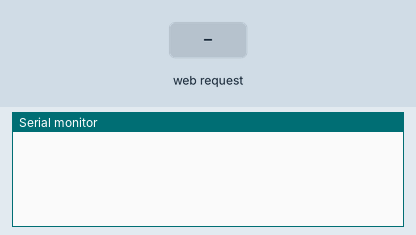
A sketch run on a simulated ESP32. Parts: the last lines printed to the serial monitor. The test bench sets the inputs (shaded band).

Above: at 1.2 s.
1.3 s: HTTP request GET /d1t1 received
At 2.5 s:
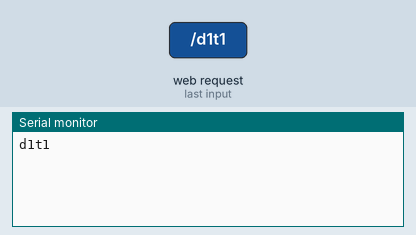
2.8 s: HTTP request GET /od1 received
At 3.7 s:
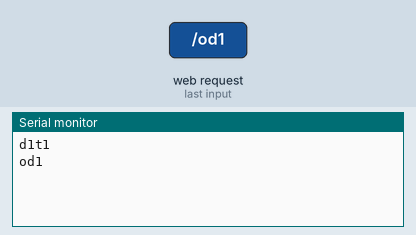

The sketch:

Script_ESP32.ino
```cpp
#include <WiFi.h>
#include <WiFiClient.h>
#include <WiFiAP.h>

const char *ssid = "SistemasProgramables";
const char *password = "MarcosWapo";

WiFiServer server(80);

void setup() {

  Serial.begin(115200);


  WiFi.softAP(ssid, password);
  IPAddress myIP = WiFi.softAPIP();
  server.begin();
}

void loop() {
  WiFiClient client = server.available();

  if (client) {
    String currentLine = "";
    while (client.connected()) {
      if (client.available()) {
        char c = client.read();
        if (c == '\n') {
          if (currentLine.length() == 0) {
            break;
          } else {
            currentLine = "";
          }
        } else if (c != '\r') {
          currentLine += c;
        }

        if (currentLine.endsWith("GET /d1t1")) { //De esta manera solo imprime GET /, no imprime lo que sigue despues de ahí
          Serial.println("d1t1");
        }
        if (currentLine.endsWith("GET /d1t2")) { //Mismo caso
          Serial.println("d1t2");
        }
       if (currentLine.endsWith("GET /d1t3")) {
         Serial.println("d1t3");
       }
       if (currentLine.endsWith("GET /d1t4")) {
         Serial.println("d1t4");
       }
       if (currentLine.endsWith("GET /d2t1")) {
         Serial.println("d2t1");
       }
       if (currentLine.endsWith("GET /d2t2")) {
         Serial.println("d2t2");
       }
       if (currentLine.endsWith("GET /d2t3")) {
         Serial.println("d2t3");
       }
       if (currentLine.endsWith("GET /d2t4")) {
         Serial.println("d2t4");
       }
      if (currentLine.endsWith("GET /od1")) {
         Serial.println("od1");
       }
      if (currentLine.endsWith("GET /od2")) {
         Serial.println("od2");
       }
      }
    }
    // close the connection:
    client.stop();
  }
}
```

Measured:
- after the input at 1.3 s, the serial monitor: prints a new line at once (image 1)
- after the input at 2.8 s, the serial monitor: prints a new line at once (image 2)
